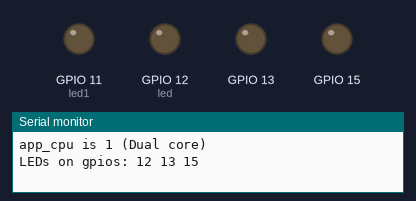
Recording of a sketch running on a simulated ESP32-S3. On the bench: output pins drawn as LEDs (lit = HIGH), the last lines printed to the serial monitor.

Above: at 1.0 s.
At 1.8 s:
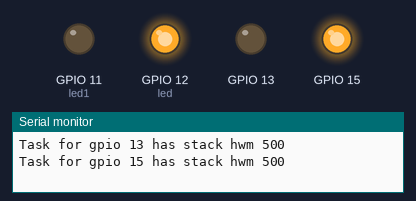
At 2.6 s:
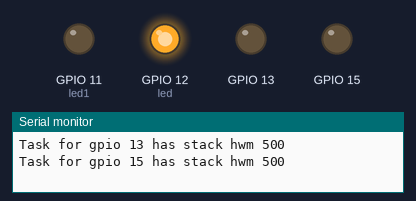
At 2.8 s:
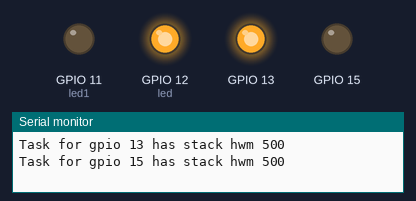
At 3.2 s:
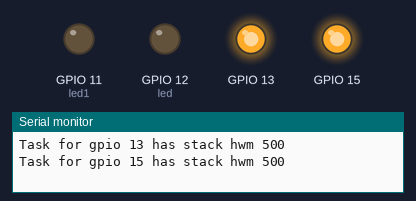
At 3.6 s:
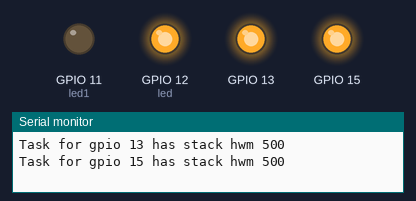
Timing chart, 0 to 4.0 s (numbered marks = the images above):
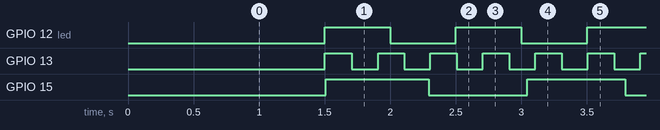

Measured:
- by itself, GPIO 12 (led): alternates HIGH for 0.50 s and LOW for 0.50 s
- by itself, GPIO 13: alternates HIGH for 0.20 s and LOW for 0.20 s
- by itself, GPIO 15: alternates HIGH for 0.75 s and LOW for 0.75 s

The sketch:

Basic_tasks.ino
```cpp
// (licence header left out)
#define LED1 12 // GPIO 12
#define LED2 13 // etc.
#define LED3 15

int led = 12;
int led1 = 11;
int cnt = 1;
int del;

struct s_led {
byte gpio; // LED GPIO number
byte state; // LED state
unsigned napms; // Delay to use (ms)
TaskHandle_t taskh; // Task handle
};

static s_led leds[3] = {
{ LED1, 0, 500, 0 },
{ LED2, 0, 200, 0 },
{ LED3, 0, 750, 0 }
};
static void led_task_func(void *argp) {
s_led *ledp = (s_led*)argp;
unsigned stack_hwm = 0, temp;
delay(1000);
for (;;) {
digitalWrite(ledp->gpio,ledp->state ^= 1);
temp = uxTaskGetStackHighWaterMark(nullptr);
if ( !stack_hwm || temp < stack_hwm ) {
stack_hwm = temp;
printf("Task for gpio %d has stack hwm %u\n",
ledp->gpio,stack_hwm);
}
delay(ledp->napms);
}
}
void setup() {
Serial.begin (9600);
pinMode (led,OUTPUT);
pinMode (led1,OUTPUT);
int app_cpu = 0; // CPU number
delay(500); // Pause for serial setup
app_cpu = xPortGetCoreID();
printf("app_cpu is %d (%s core)\n",
app_cpu,
app_cpu > 0 ? "Dual" : "Single");
printf("LEDs on gpios: ");for ( auto& led : leds ) {
pinMode(led.gpio,OUTPUT);
digitalWrite(led.gpio,LOW);
xTaskCreatePinnedToCore(
led_task_func,
"led_task",
2048,
&led,
1,
&led.taskh,
app_cpu
);
printf("%d ",led.gpio);
}
//putchar(‘\n’);
}
void loop() {
delay(1000);
{ while (cnt <=11) cnt++;}{

if (cnt <= 3 and cnt > 0) {del = 1500;}

if (cnt > 3 and cnt <= 6) {del = 1000;}
if (cnt > 6 and cnt <= 9) { del = 500;}
if (cnt > 9 and cnt <= 12) {del = 250;}
if (cnt > 12 and cnt <= 15) { del = 125;}

if (cnt > 15 and cnt <= 18) {del = 1000;}
if (cnt > 18 and cnt <= 21) { del = 500;}
if (cnt > 21 and cnt <= 24) {del = 250;}
if (cnt > 24 and cnt <= 27) { del = 125;}
if (cnt == 27) {cnt = 1;}
}
}
```
